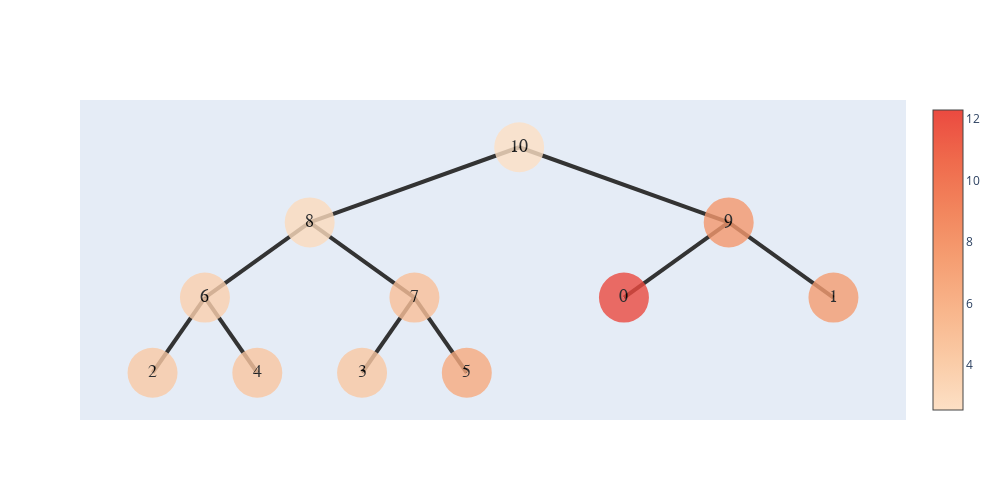
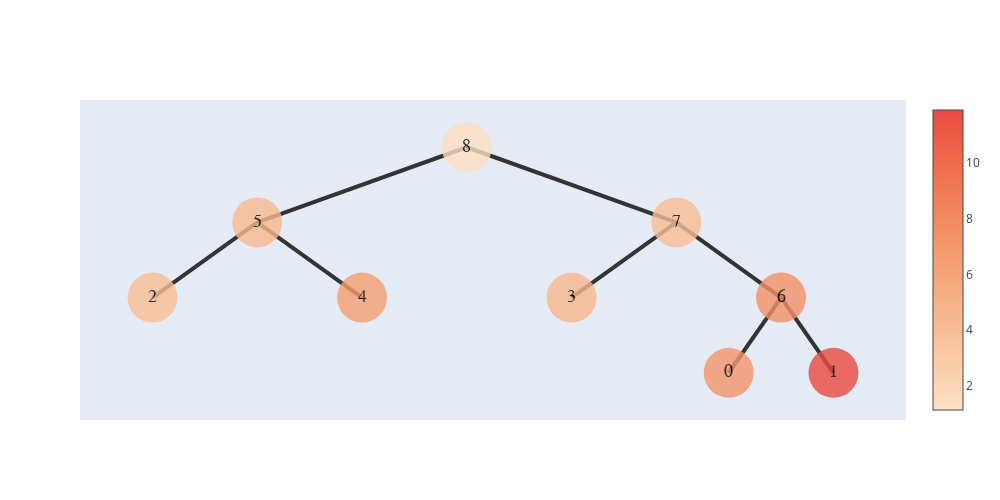
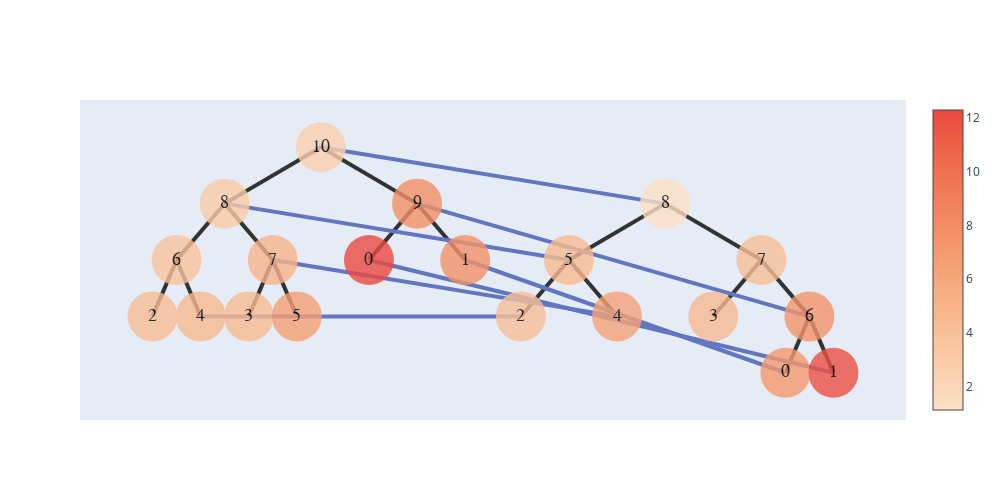

The notebook cell these images were saved under, in order:
### Code cell
nodes1,n1 = build_hyper_tree(folder_path)
show_tree(nodes1[0]).show_fig()
nodes2,n2 = build_hyper_tree('./datas/zise/')
show_tree(nodes2[0]).show_fig()
T=tree_alignment(nodes1[0],nodes2[0],1);
minn = T.run_alignment();
T.show_ans();
ans = T.get_ans()
G=show_graph(ans,nodes1[0],nodes2[0]);
G.show_fig()

### Figure 1 — Plotly figure (JSON) as saved in the notebook; plotly's stock layout.template omitted (floating-point values rounded to 4 significant figures)
{"data": [{"hoverinfo": "text", "marker": {"color": [2.54, 2.941, 3.746, 4.246, 4.536, 4.963, 4.374, 6.562, 7.788, 12.29, 7.501], "colorscale": [[0, "rgb(253, 224, 197)"], [0.1667, "rgb(250, 203, 166)"], [0.3333, "rgb(248, 181, 139)"], [0.5, "rgb(245, 158, 114)"], [0.6667, "rgb(242, 133, 93)"], [0.8333, "rgb(239, 106, 76)"], [1, "rgb(235, 74, 64)"]], "showscale": true, "size": 50, "symbol": "circle-dot"}, "mode": "markers+text", "opacity": 0.8, "text": ["10", "8", "6", "2", "4", "7", "3", "5", "9", "0", "1"], "textfont": {"color": "#000000", "family": "sans serif", "size": 18}, "type": "scatter", "x": [5.5, 3.25, 2.125, 1.562, 2.688, 4.375, 3.812, 4.938, 7.75, 6.625, 8.875], "y": [5, 3.5, 2, 0.5, 0.5, 2, 0.5, 0.5, 3.5, 2, 2]}], "layout": {"height": 500, "shapes": [{"layer": "below", "line": {"color": "#333", "width": 4}, "type": "line", "x0": 5.5, "x1": 5.5, "y0": 5, "y1": 5}, {"layer": "below", "line": {"color": "#333", "width": 4}, "type": "line", "x0": 5.5, "x1": 3.25, "y0": 5, "y1": 3.5}, {"layer": "below", "line": {"color": "#333", "width": 4}, "type": "line", "x0": 3.25, "x1": 2.125, "y0": 3.5, "y1": 2}, {"layer": "below", "line": {"color": "#333", "width": 4}, "type": "line", "x0": 2.125, "x1": 1.562, "y0": 2, "y1": 0.5}, {"layer": "below", "line": {"color": "#333", "width": 4}, "type": "line", "x0": 2.125, "x1": 2.688, "y0": 2, "y1": 0.5}, {"layer": "below", "line": {"color": "#333", "width": 4}, "type": "line", "x0": 3.25, "x1": 4.375, "y0": 3.5, "y1": 2}, {"layer": "below", "line": {"color": "#333", "width": 4}, "type": "line", "x0": 4.375, "x1": 3.812, "y0": 2, "y1": 0.5}, {"layer": "below", "line": {"color": "#333", "width": 4}, "type": "line", "x0": 4.375, "x1": 4.938, "y0": 2, "y1": 0.5}, {"layer": "below", "line": {"color": "#333", "width": 4}, "type": "line", "x0": 5.5, "x1": 7.75, "y0": 5, "y1": 3.5}, {"layer": "below", "line": {"color": "#333", "width": 4}, "type": "line", "x0": 7.75, "x1": 6.625, "y0": 3.5, "y1": 2}, {"layer": "below", "line": {"color": "#333", "width": 4}, "type": "line", "x0": 7.75, "x1": 8.875, "y0": 3.5, "y1": 2}], "width": 1000, "xaxis": {"showgrid": false, "showline": false, "showticklabels": false, "zeroline": false}, "yaxis": {"showgrid": false, "showline": false, "showticklabels": false, "zeroline": false}}}

### Figure 2 — Plotly figure (JSON) as saved in the notebook; plotly's stock layout.template omitted (floating-point values rounded to 4 significant figures)
{"data": [{"hoverinfo": "text", "marker": {"color": [1.142, 4.373, 3.979, 6.413, 3.992, 4.465, 7.429, 7.057, 11.89], "colorscale": [[0, "rgb(253, 224, 197)"], [0.1667, "rgb(250, 203, 166)"], [0.3333, "rgb(248, 181, 139)"], [0.5, "rgb(245, 158, 114)"], [0.6667, "rgb(242, 133, 93)"], [0.8333, "rgb(239, 106, 76)"], [1, "rgb(235, 74, 64)"]], "showscale": true, "size": 50, "symbol": "circle-dot"}, "mode": "markers+text", "opacity": 0.8, "text": ["8", "5", "2", "4", "7", "3", "6", "0", "1"], "textfont": {"color": "#000000", "family": "sans serif", "size": 18}, "type": "scatter", "x": [5.5, 3.25, 2.125, 4.375, 7.75, 6.625, 8.875, 8.312, 9.438], "y": [5, 3.5, 2, 2, 3.5, 2, 2, 0.5, 0.5]}], "layout": {"height": 500, "shapes": [{"layer": "below", "line": {"color": "#333", "width": 4}, "type": "line", "x0": 5.5, "x1": 5.5, "y0": 5, "y1": 5}, {"layer": "below", "line": {"color": "#333", "width": 4}, "type": "line", "x0": 5.5, "x1": 3.25, "y0": 5, "y1": 3.5}, {"layer": "below", "line": {"color": "#333", "width": 4}, "type": "line", "x0": 3.25, "x1": 2.125, "y0": 3.5, "y1": 2}, {"layer": "below", "line": {"color": "#333", "width": 4}, "type": "line", "x0": 3.25, "x1": 4.375, "y0": 3.5, "y1": 2}, {"layer": "below", "line": {"color": "#333", "width": 4}, "type": "line", "x0": 5.5, "x1": 7.75, "y0": 5, "y1": 3.5}, {"layer": "below", "line": {"color": "#333", "width": 4}, "type": "line", "x0": 7.75, "x1": 6.625, "y0": 3.5, "y1": 2}, {"layer": "below", "line": {"color": "#333", "width": 4}, "type": "line", "x0": 7.75, "x1": 8.875, "y0": 3.5, "y1": 2}, {"layer": "below", "line": {"color": "#333", "width": 4}, "type": "line", "x0": 8.875, "x1": 8.312, "y0": 2, "y1": 0.5}, {"layer": "below", "line": {"color": "#333", "width": 4}, "type": "line", "x0": 8.875, "x1": 9.438, "y0": 2, "y1": 0.5}], "width": 1000, "xaxis": {"showgrid": false, "showline": false, "showticklabels": false, "zeroline": false}, "yaxis": {"showgrid": false, "showline": false, "showticklabels": false, "zeroline": false}}}

### Figure 3 — Plotly figure (JSON) as saved in the notebook; plotly's stock layout.template omitted (floating-point values rounded to 4 significant figures)
{"data": [{"hoverinfo": "text", "hovertext": ["connect 8", "connect 5", "connect Empty", "connect Empty", "connect 2", "connect 4", "connect Empty", "connect Empty", "connect 6", "connect 1", "connect 0", "connect 10", "connect 8", "connect 4", "connect 7", "connect Empty", "connect Empty", "connect 9", "connect 1", "connect 0"], "marker": {"color": [2.54, 2.941, 3.746, 4.246, 4.536, 4.963, 4.374, 6.562, 7.788, 12.29, 7.501, 1.142, 4.373, 3.979, 6.413, 3.992, 4.465, 7.429, 7.057, 11.89], "colorscale": [[0, "rgb(253, 224, 197)"], [0.1667, "rgb(250, 203, 166)"], [0.3333, "rgb(248, 181, 139)"], [0.5, "rgb(245, 158, 114)"], [0.6667, "rgb(242, 133, 93)"], [0.8333, "rgb(239, 106, 76)"], [1, "rgb(235, 74, 64)"]], "showscale": true, "size": 50, "symbol": "circle-dot"}, "mode": "markers+text", "opacity": 0.8, "text": ["10", "8", "6", "2", "4", "7", "3", "5", "9", "0", "1", "8", "5", "2", "4", "7", "3", "6", "0", "1"], "textfont": {"color": "#000000", "family": "sans serif", "size": 18}, "type": "scatter", "x": [10.5, 5.75, 3.375, 2.188, 4.562, 8.125, 6.938, 9.312, 15.25, 12.88, 17.62, 27.5, 22.75, 20.38, 25.12, 32.25, 29.88, 34.62, 33.44, 35.81], "y": [5, 3.5, 2, 0.5, 0.5, 2, 0.5, 0.5, 3.5, 2, 2, 3.5, 2, 0.5, 0.5, 2, 0.5, 0.5, -1, -1]}], "layout": {"height": 500, "shapes": [{"layer": "below", "line": {"color": "#333", "width": 4}, "type": "line", "x0": 10.5, "x1": 10.5, "y0": 5, "y1": 5}, {"layer": "below", "line": {"color": "#333", "width": 4}, "type": "line", "x0": 10.5, "x1": 5.75, "y0": 5, "y1": 3.5}, {"layer": "below", "line": {"color": "#333", "width": 4}, "type": "line", "x0": 5.75, "x1": 3.375, "y0": 3.5, "y1": 2}, {"layer": "below", "line": {"color": "#333", "width": 4}, "type": "line", "x0": 3.375, "x1": 2.188, "y0": 2, "y1": 0.5}, {"layer": "below", "line": {"color": "#333", "width": 4}, "type": "line", "x0": 3.375, "x1": 4.562, "y0": 2, "y1": 0.5}, {"layer": "below", "line": {"color": "#333", "width": 4}, "type": "line", "x0": 5.75, "x1": 8.125, "y0": 3.5, "y1": 2}, {"layer": "below", "line": {"color": "#333", "width": 4}, "type": "line", "x0": 8.125, "x1": 6.938, "y0": 2, "y1": 0.5}, {"layer": "below", "line": {"color": "#333", "width": 4}, "type": "line", "x0": 8.125, "x1": 9.312, "y0": 2, "y1": 0.5}, {"layer": "below", "line": {"color": "#333", "width": 4}, "type": "line", "x0": 10.5, "x1": 15.25, "y0": 5, "y1": 3.5}, {"layer": "below", "line": {"color": "#333", "width": 4}, "type": "line", "x0": 15.25, "x1": 12.88, "y0": 3.5, "y1": 2}, {"layer": "below", "line": {"color": "#333", "width": 4}, "type": "line", "x0": 15.25, "x1": 17.62, "y0": 3.5, "y1": 2}, {"layer": "below", "line": {"color": "#333", "width": 4}, "type": "line", "x0": 27.5, "x1": 27.5, "y0": 3.5, "y1": 3.5}, {"layer": "below", "line": {"color": "#333", "width": 4}, "type": "line", "x0": 27.5, "x1": 22.75, "y0": 3.5, "y1": 2}, {"layer": "below", "line": {"color": "#333", "width": 4}, "type": "line", "x0": 22.75, "x1": 20.38, "y0": 2, "y1": 0.5}, {"layer": "below", "line": {"color": "#333", "width": 4}, "type": "line", "x0": 22.75, "x1": 25.12, "y0": 2, "y1": 0.5}, {"layer": "below", "line": {"color": "#333", "width": 4}, "type": "line", "x0": 27.5, "x1": 32.25, "y0": 3.5, "y1": 2}, {"layer": "below", "line": {"color": "#333", "width": 4}, "type": "line", "x0": 32.25, "x1": 29.88, "y0": 2, "y1": 0.5}, {"layer": "below", "line": {"color": "#333", "width": 4}, "type": "line", "x0": 32.25, "x1": 34.62, "y0": 2, "y1": 0.5}, {"layer": "below", "line": {"color": "#333", "width": 4}, "type": "line", "x0": 34.62, "x1": 33.44, "y0": 0.5, "y1": -1}, {"layer": "below", "line": {"color": "#333", "width": 4}, "type": "line", "x0": 34.62, "x1": 35.81, "y0": 0.5, "y1": -1}, {"layer": "below", "line": {"color": "#6175c1", "width": 4}, "type": "line", "x0": 10.5, "x1": 27.5, "y0": 5, "y1": 3.5}, {"layer": "below", "line": {"color": "#6175c1", "width": 4}, "type": "line", "x0": 15.25, "x1": 34.62, "y0": 3.5, "y1": 0.5}, {"layer": "below", "line": {"color": "#6175c1", "width": 4}, "type": "line", "x0": 17.62, "x1": 33.44, "y0": 2, "y1": -1}, {"layer": "below", "line": {"color": "#6175c1", "width": 4}, "type": "line", "x0": 12.88, "x1": 35.81, "y0": 2, "y1": -1}, {"layer": "below", "line": {"color": "#6175c1", "width": 4}, "type": "line", "x0": 5.75, "x1": 22.75, "y0": 3.5, "y1": 2}, {"layer": "below", "line": {"color": "#6175c1", "width": 4}, "type": "line", "x0": 8.125, "x1": 25.12, "y0": 2, "y1": 0.5}, {"layer": "below", "line": {"color": "#6175c1", "width": 4}, "type": "line", "x0": 4.562, "x1": 20.38, "y0": 0.5, "y1": 0.5}], "width": 1000, "xaxis": {"showgrid": false, "showline": false, "showticklabels": false, "zeroline": false}, "yaxis": {"showgrid": false, "showline": false, "showticklabels": false, "zeroline": false}}}
